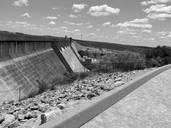
#> input picture examples/heat/source_128.pgm, 171 x 128 px; its folder holds only this picture in this run
$ python prepare_image.py --input source_128.pgm
#> lines starting #> are read from the running program, lines starting #| are printed output that depends on the picture
#!/usr/bin/env python3
"""Downsample the example photograph to a grayscale PGM the C program reads.

Usage:  python3 prepare_image.py [--height 256] [--input ../IMG_3293.jpeg]

Writes source_<height>.pgm (binary P5, 8-bit).  The default 256-px source is
committed, so running the example does not require Pillow; rerun this only to
change the resolution.
"""
import argparse

from PIL import Image

parser = argparse.ArgumentParser()
parser.add_argument("--height", type=int, default=256)
parser.add_argument("--input", default="../IMG_3293.jpeg")
args = parser.parse_args()

im = Image.open(args.input).convert("L")
#> im is the input picture: PIL image 171x128 L; min 0, max 253, mean 142
w = round(args.height * im.width / im.height)
#> w = 342
im = im.resize((w, args.height), Image.LANCZOS)
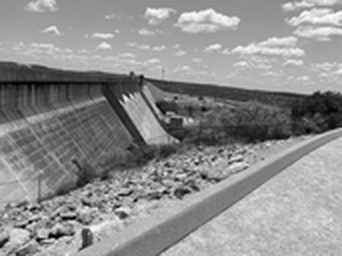
#> im: PIL image 342x256 L; min 0, max 255, mean 142
out = f"source_{args.height}.pgm"
with open(out, "wb") as f:
    f.write(f"P5\n{im.width} {im.height}\n255\n".encode())
    f.write(im.tobytes())
print(f"wrote {out}: {im.width} x {im.height}")
#| wrote source_256.pgm: 342 x 256
